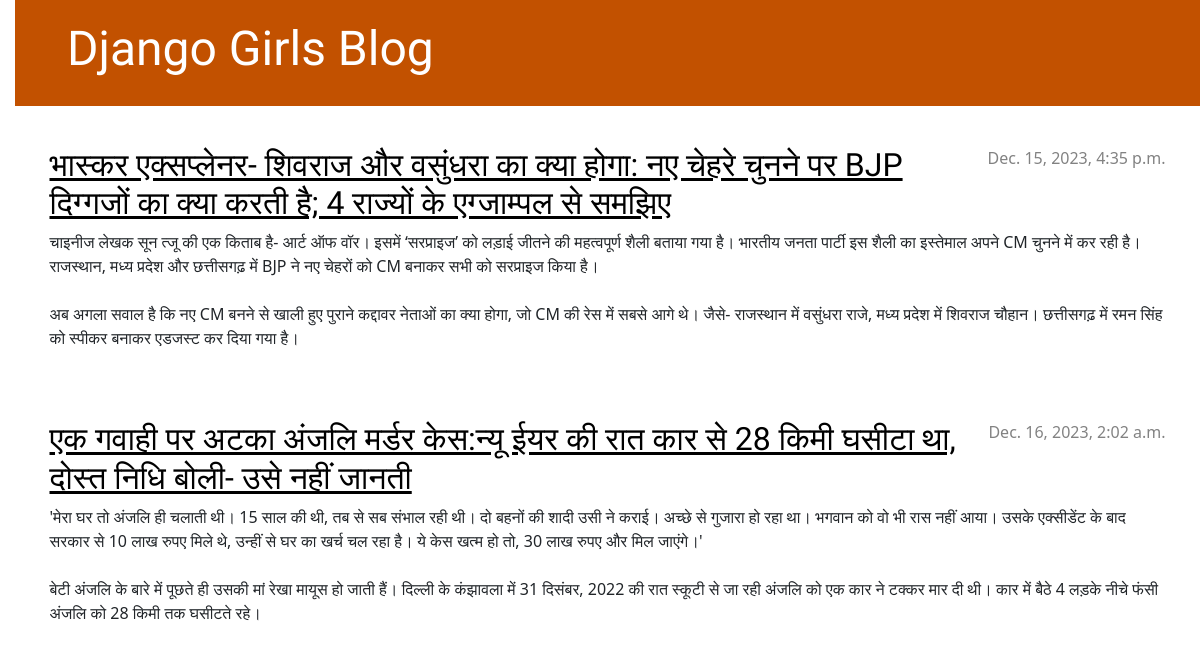
The app's page /, older data.
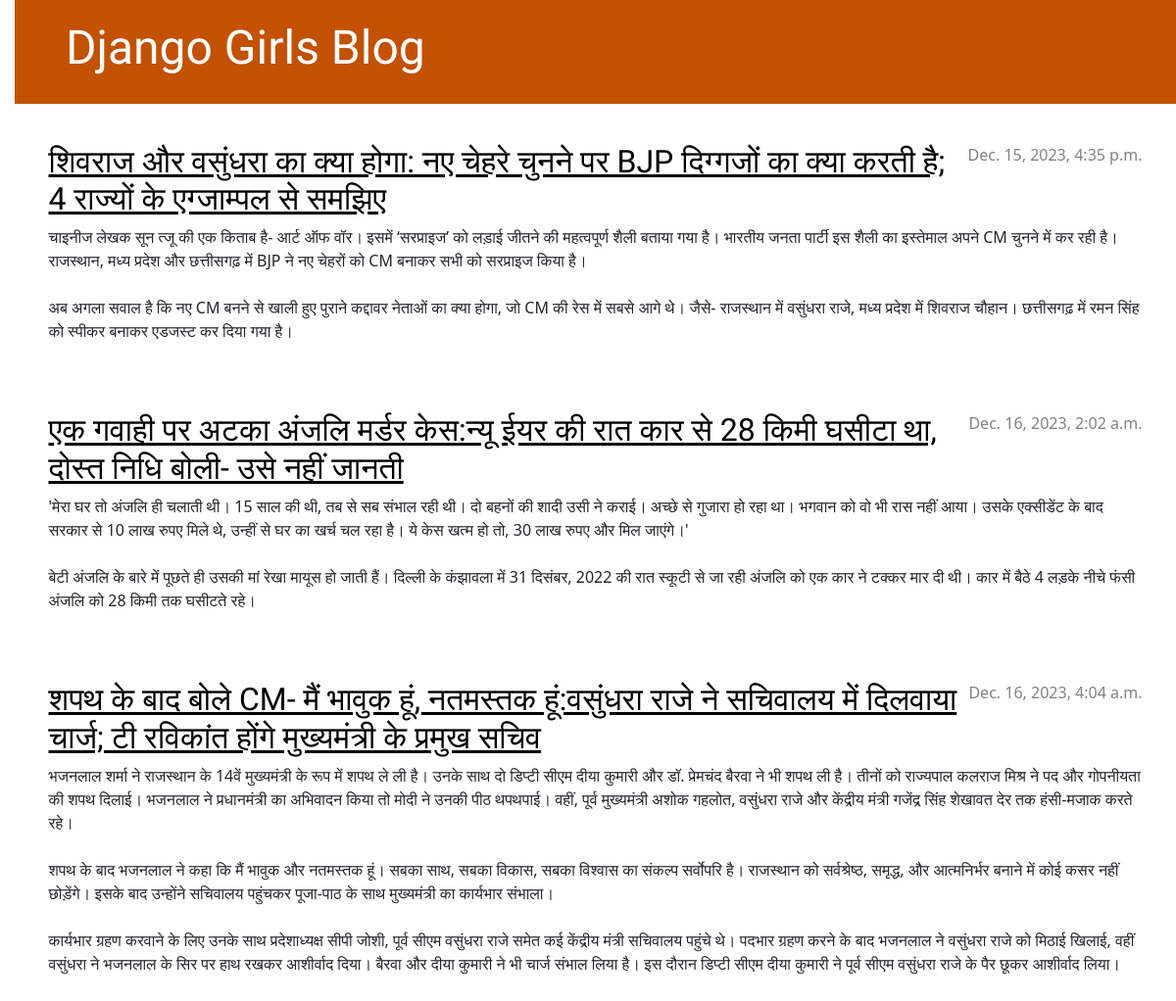
The same page, newer data.
### blog/models.py (models this page shows, shortened)
class Post(models.Model):
    author = models.ForeignKey(settings.AUTH_USER_MODEL, on_delete=models.CASCADE)
    title = models.CharField(max_length=200)
    text = models.TextField()
    created_date = models.DateTimeField(default=timezone.now)
    published_date = models.DateTimeField(blank=True, null=True)

### blog/views.py (the view)
# urls.py: path('', views.post_list, name='post_list'),
def post_list(request):
    posts = Post.objects.filter(published_date__lte=timezone.now()).order_by('published_date')
    return render(request, 'blog/post_list.html', {'posts': posts})

### blog/templates/blog/post_list.html
{% extends 'blog/base.html' %}
{% block content %}
    {% for post in posts %}
        <article class="post">
            <time class="date">
                {{ post.published_date }}
            </time>
            <h2><a href="{% url 'post_detail' pk=post.pk %}">{{ post.title }}</a></h2>
            <p>{{ post.text|linebreaksbr }}</p>
        </article>
    {% endfor %}
{% endblock %}

### blog/templates/blog/base.html (shortened to what this page needs)
{% load static %}
<!DOCTYPE html>
<html>
    <head>
        <link rel="stylesheet" href="https://cdn.jsdelivr.net/npm/bootstrap@5.1.3/dist/css/bootstrap.min.css">
        <link rel="stylesheet" href="{% static 'css/blog.css' %}">
    </head>
    <body>
        <header class="page-header">
            <div class="container">
                <h1><a href="/">Django Girls Blog</a></h1>
            </div>
        </header>
        <main class="content container">
            <div class="row">
                <div class="col">
                    {% block content %}
                    {% endblock %}
                </div>
            </div>
        </main>
    </body>
</html>

### blog/static/css/blog.css (style rules this page uses)
h1 a, h2 a { color: #C25100; font-family: 'Lobster'; }
body { padding-left: 15px; }
.page-header { background-color: #C25100; margin-top: 0; margin-bottom: 40px; padding: 20px 20px 20px 40px; }
.page-header h1, .page-header h1 a, .page-header h1 a:visited, .page-header h1 a:active { color: #ffffff; font-size: 36pt; text-decoration: none; }
h1, h2, h3, h4 { font-family: 'Lobster', cursive; }
.date { color: #828282; }
.post { margin-bottom: 70px; }
.post h2 a, .post h2 a:visited { color: #000000; }
.post > .date, .post > .actions { float: right; }

Row changes from the older to the newer data that the page shows:
changed Post: title "भास्कर एक्सप्लेनर- शिवराज और वसुंधरा का क्या होगा: नए चेहरे चुनने पर BJP दिग्गजों का क्या करती है; 4 राज्यों के एग्जाम्पल से समझिए" → "शिवराज और वसुंधरा का क्या होगा: नए चेहरे चुनने पर BJP दिग्गजों का क्या करती है; 4 राज्यों के एग्जाम्पल से समझिए"
added Post: published_date "Dec. 16, 2023, 4:04 a.m.", title "शपथ के बाद बोले CM- मैं भावुक हूं, नतमस्तक हूं:वसुंधरा राजे ने सचिवालय में दिलवाया चार्ज; टी रविकांत होंगे मुख्यमंत्री के प्रमुख सचिव", text "भजनलाल शर्मा ने राजस्थान के 14वें मुख्यमंत्री के रूप में शपथ ले ली है। उनके साथ दो डिप्टी सीएम दीया कुमारी और डॉ. प्रेमचंद बैरवा ने भी शपथ ली है। तीनों को राज्यपाल कलराज मिश्र ने पद और गोपनीयता की शपथ दिलाई। भजनलाल ने प्रधानमंत्री का अभिवादन किया तो मोदी ने उनकी पीठ थपथपाई। वहीं, पूर्व मुख्यमंत्री अशोक गहलोत, वसुंधरा राजे और केंद्रीय मंत्री गजेंद्र सिंह शेखावत देर तक हंसी-मजाक करते रहे। शपथ के बाद भजनलाल ने कहा कि मैं भावुक और नतमस्तक हूं। सबका साथ, सबका विकास, सबका विश्वास का संकल्प सर्वोपरि है। राजस्थान को सर्वश्रेष्ठ, समृद्ध, और आत्‍मनिर्भर बनाने में कोई कसर नहीं छोड़ेंगे। इसके बाद उन्होंने सचिवालय पहुंचकर पूजा-पाठ के साथ मुख्यमंत्री का कार्यभार संभाला। कार्यभार ग्रहण करवाने के लिए उनके…"
